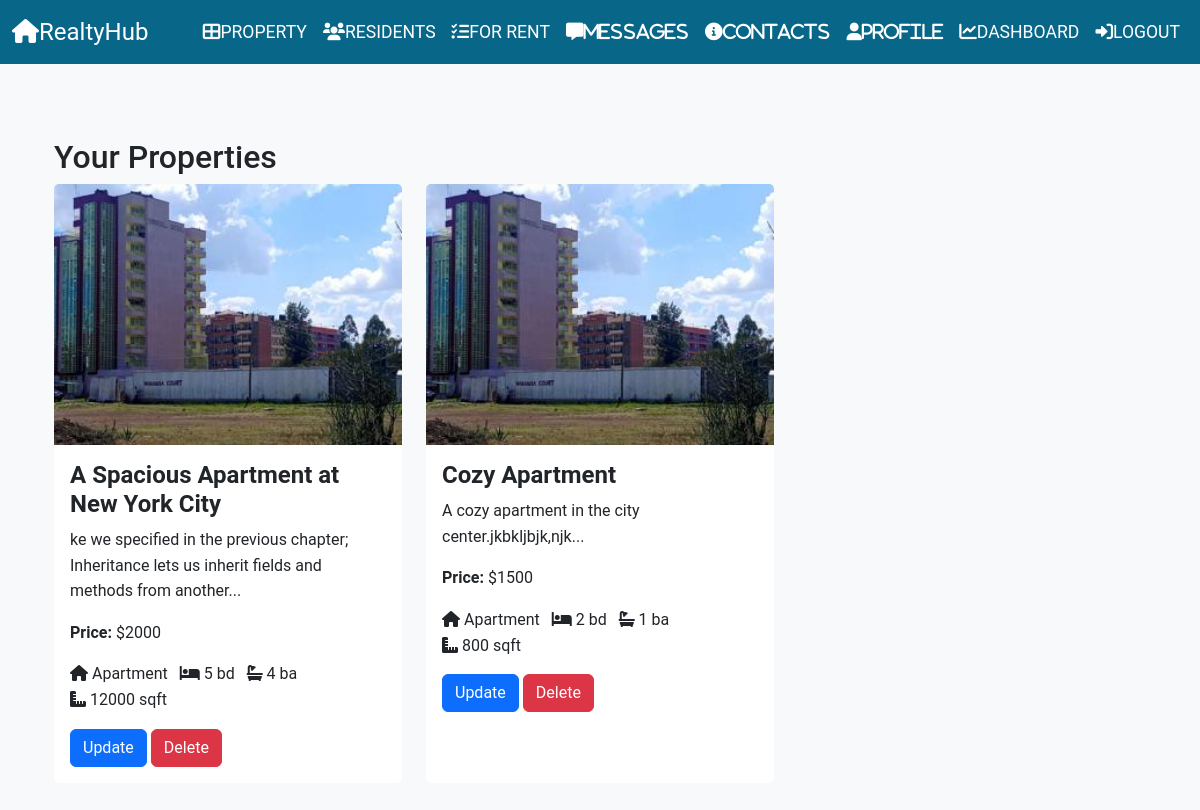
The page /property/my_properties (signed in) on the database its author committed.
### app/models.py (models this page shows, shortened)
class Property(Base):
    __tablename__ = 'properties'
    id = Column(Integer, primary_key=True)
    title = Column(String(200), nullable=False)
    description = Column(Text, nullable=False)
    location = Column(String(200), nullable=False)
    price = Column(Integer, nullable=False)
    property_type = Column(String(200), nullable=False)
    property_status = Column(String(200), nullable=False)
    bathrooms = Column(Integer, nullable=False)
    bedrooms = Column(Integer, nullable=False)
    size = Column(Integer, nullable=False)
    available_from = Column(DateTime, nullable=False, default=func.current_timestamp())
    created_at = Column(DateTime, default=datetime.utcnow)
    owner_id = Column(Integer, ForeignKey('owners.id'))
    rental = relationship('Rental', backref='properties', lazy=True)
    image1 = Column(String(100), nullable=True)
    thumbnail1 = Column(String(100), nullable=True)
    image2 = Column(String(100), nullable=True)
    thumbnail2 = Column(String(100), nullable=True)
    image3 = Column(String(100), nullable=True)
    thumbnail3 = Column(String(100), nullable=True)

### app/Property/views.py (the view)
@proprety.route('/my_properties', methods=['GET'])
def my_properties():
    if not current_user.is_authenticated and isinstance(current_user, AnonymousUserMixin):
        flash('You cannot view created properties!', 'danger')
        return redirect(url_for('main.home'))
    user_id = current_user.id
    user = Owner.query.get_or_404(user_id)
    user_properties = Property.query.filter_by(owner_id=user.id).all()
    return render_template('dashboard.html', user=user, properties=user_properties)

### app/__init__.py (called while the page is built)
@login_manager.user_loader
def load_user(user_id):
    x = Owner.query.get(str(user_id))
    if x == None:
        x = Tenant.query.get(str(user_id))
    return x

### app/Property/templates/dashboard.html (shortened to what this page needs)
{% extends "layout.html" %}
{% block content %}
<div class="container mt-5">
    <h2>Your Properties</h2>
    <div class="row row-cols-1 row-cols-md-3 g-4">
        {% for property in properties %}
            <div class="col-md-4 mb-4">
                <div class="card h-100">
                    {% if property.thumbnail1 %}
                        <img src="{{ url_for('static', filename='property_pics/' + property.thumbnail1) }}" class="card-img-top" alt="{{ property.title }}">
                    {% else %}
                        <img src="{{ url_for('static', filename='property_pics/default.jpg') }}" class="card-img-top" alt="No Image Available">
                    {% endif %}
                    <div class="card-body">
                        <h4 class="card-title"><strong>{{ property.title }}</strong></h4>
                        <p class="card-text">{{ property.description[:100] }}...</p>
                        <p class="card-text"><strong>Price:</strong> ${{ property.price }}</p>
                        <ul class="list-inline mt-3">
                            <li class="list-inline-item">
                                <i class="fas fa-home"></i> {{ property.property_type }}
                            </li>
                            <li class="list-inline-item">
                                <i class="fas fa-bed"></i> {{ property.bedrooms }} bd
                            </li>
                            <li class="list-inline-item">
                                <i class="fas fa-bath"></i> {{ property.bathrooms }} ba
                            </li>
                            <li class="list-inline-item">
                                <i class="fas fa-ruler-combined"></i> {{ property.size }} sqft
                            </li>
                        </ul>
                        <a href="{{ url_for('proprety.update_property', property_id=property.id) }}" class="btn btn-primary">Update</a>
                        <button type="button" class="btn btn-danger" data-bs-toggle="modal" data-bs-target="#confirmDeleteModal" data-action="{{ url_for('proprety.delete_property', property_id=property.id) }}">Delete</button>
                    </div>
                </div>
            </div>
        {% endfor %}
    </div>
</div>
{% endblock %}

### app/templates/nav.html (style rules this page uses)
body { font-family: 'Roboto', sans-serif; line-height: 1.6; background-color: #f8f9fa; }
.card { transition: all 0.3s ease; border: none; }

### rows shown on the page
Property: thumbnail1 (picture), title "A Spacious Apartment at New York City", description "ke we specified in the previous chapter; Inheritance lets us inherit fields and methods from another", price "2000", property_type "Apartment", bedrooms "5", bathrooms "4", size "12000"
Property: thumbnail1 (picture), title "Cozy Apartment", description "A cozy apartment in the city center.jkbkljbjk,njk", price "1500", property_type "Apartment", bedrooms "2", bathrooms "1", size "800"
